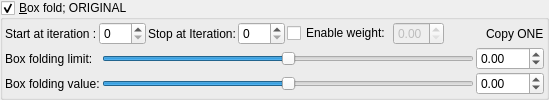
    <widget class="MyGroupBox" name="groupCheck_transform_box_foldOriginal1_enabled">
     <property name="enabled">
      <bool>true</bool>
     </property>
     <property name="title">
      <string>&amp;Box fold; ORIGINAL</string>
     </property>
     <property name="checkable">
      <bool>true</bool>
     </property>
     <layout class="QVBoxLayout" name="verticalLayout_10" stretch="0,0">
      <property name="spacing">
       <number>2</number>
      </property>
      <property name="leftMargin">
       <number>2</number>
      </property>
      <property name="topMargin">
       <number>2</number>
      </property>
      <property name="rightMargin">
       <number>2</number>
      </property>
      <property name="bottomMargin">
       <number>2</number>
      </property>
      <item>
       <layout class="QGridLayout" name="gridLayout_2">
        <property name="spacing">
         <number>2</number>
        </property>
        <item row="0" column="0">
         <widget class="QLabel" name="label_45">
          <property name="text">
           <string>Start at iteration :</string>
          </property>
         </widget>
        </item>
        <item row="0" column="3">
         <widget class="MySpinBox" name="spinboxInt_transform_box_foldOriginal1_stop_iterations">
          <property name="sizePolicy">
           <sizepolicy hsizetype="Minimum" vsizetype="Maximum">
            <horstretch>0</horstretch>
            <verstretch>0</verstretch>
           </sizepolicy>
          </property>
          <property name="maximum">
           <number>250</number>
          </property>
         </widget>
        </item>
        <item row="0" column="8">
         <widget class="QLabel" name="label_124">
          <property name="text">
           <string>Copy ONE</string>
          </property>
         </widget>
        </item>
        <item row="0" column="1">
         <widget class="MySpinBox" name="spinboxInt_transform_box_foldOriginal1_start_iterations">
          <property name="sizePolicy">
           <sizepolicy hsizetype="Minimum" vsizetype="Maximum">
            <horstretch>0</horstretch>
            <verstretch>0</verstretch>
           </sizepolicy>
          </property>
          <property name="minimum">
           <number>0</number>
          </property>
          <property name="maximum">
           <number>250</number>
          </property>
          <property name="value">
           <number>0</number>
          </property>
         </widget>
        </item>
        <item row="0" column="6">
         <widget class="MyDoubleSpinBox" name="spinbox_transform_box_foldOriginal1_weight">
          <property name="enabled">
           <bool>false</bool>
          </property>
          <property name="sizePolicy">
           <sizepolicy hsizetype="Minimum" vsizetype="Maximum">
            <horstretch>0</horstretch>
            <verstretch>0</verstretch>
           </sizepolicy>
          </property>
          <property name="decimals">
           <number>2</number>
          </property>
          <property name="minimum">
           <double>0.000000000000000</double>
          </property>
          <property name="maximum">
           <double>1.000000000000000</double>
          </property>
          <property name="singleStep">
           <double>0.100000000000000</double>
          </property>
         </widget>
        </item>
        <item row="0" column="2">
         <widget class="QLabel" name="label_48">
          <property name="text">
           <string>Stop at Iteration:</string>
          </property>
         </widget>
        </item>
        <item row="0" column="7">
         <spacer name="horizontalSpacer_3">
          <property name="orientation">
           <enum>Qt::Horizontal</enum>
          </property>
          <property name="sizeHint" stdset="0">
           <size>
            <width>40</width>
            <height>20</height>
           </size>
          </property>
         </spacer>
        </item>
        <item row="0" column="4">
         <widget class="QCheckBox" name="checkBox_transform_box_foldOriginal1_weight_enabled">
          <property name="text">
           <string>Enable weight:</string>
          </property>
         </widget>
        </item>
       </layout>
      </item>
      <item>
       <layout class="QGridLayout" name="gridLayout_12">
        <property name="spacing">
         <number>2</number>
        </property>
        <item row="1" column="2">
         <widget class="MyDoubleSpinBox" name="spinbox_transform_mandelbox_folding_value">
          <property name="sizePolicy">
           <sizepolicy hsizetype="Minimum" vsizetype="Maximum">
            <horstretch>0</horstretch>
            <verstretch>0</verstretch>
           </sizepolicy>
          </property>
          <property name="prefix">
           <string/>
          </property>
          <property name="suffix">
           <string/>
          </property>
          <property name="decimals">
           <number>2</number>
          </property>
          <property name="minimum">
           <double>-100.000000000000000</double>
          </property>
          <property name="maximum">
           <double>100.000000000000000</double>
          </property>
          <property name="singleStep">
           <double>0.100000000000000</double>
          </property>
         </widget>
        </item>
        <item row="0" column="2">
         <widget class="MyDoubleSpinBox" name="spinbox_transform_mandelbox_folding_limit">
          <property name="sizePolicy">
           <sizepolicy hsizetype="Minimum" vsizetype="Maximum">
            <horstretch>0</horstretch>
            <verstretch>0</verstretch>
           </sizepolicy>
          </property>
          <property name="prefix">
           <string/>
          </property>
          <property name="suffix">
           <string/>
          </property>
          <property name="decimals">
           <number>2</number>
          </property>
          <property name="minimum">
           <double>-100.000000000000000</double>
          </property>
          <property name="maximum">
           <double>100.000000000000000</double>
          </property>
          <property name="singleStep">
           <double>0.100000000000000</double>
          </property>
         </widget>
        </item>
        <item row="0" column="0">
         <widget class="QLabel" name="label_47">
          <property name="text">
           <string>Box folding limit:</string>
          </property>
         </widget>
        </item>
        <item row="1" column="0">
         <widget class="QLabel" name="label_46">
          <property name="text">
           <string>Box folding value:</string>
          </property>
         </widget>
        </item>
        <item row="1" column="1">
         <widget class="QSlider" name="slider_transform_mandelbox_folding_value">
          <property name="sizePolicy">
           <sizepolicy hsizetype="Expanding" vsizetype="Maximum">
            <horstretch>0</horstretch>
            <verstretch>0</verstretch>
           </sizepolicy>
          </property>
          <property name="minimum">
           <number>-10000</number>
          </property>
          <property name="maximum">
           <number>10000</number>
          </property>
          <property name="singleStep">
           <number>1</number>
          </property>
          <property name="orientation">
           <enum>Qt::Horizontal</enum>
          </property>
         </widget>
        </item>
        <item row="0" column="1">
         <widget class="QSlider" name="slider_transform_mandelbox_folding_limit">
          <property name="sizePolicy">
           <sizepolicy hsizetype="Expanding" vsizetype="Maximum">
            <horstretch>0</horstretch>
            <verstretch>0</verstretch>
           </sizepolicy>
          </property>
          <property name="minimum">
           <number>-10000</number>
          </property>
          <property name="maximum">
           <number>10000</number>
          </property>
          <property name="singleStep">
           <number>1</number>
          </property>
          <property name="orientation">
           <enum>Qt::Horizontal</enum>
          </property>
         </widget>
        </item>
       </layout>
      </item>
     </layout>
    </widget>
